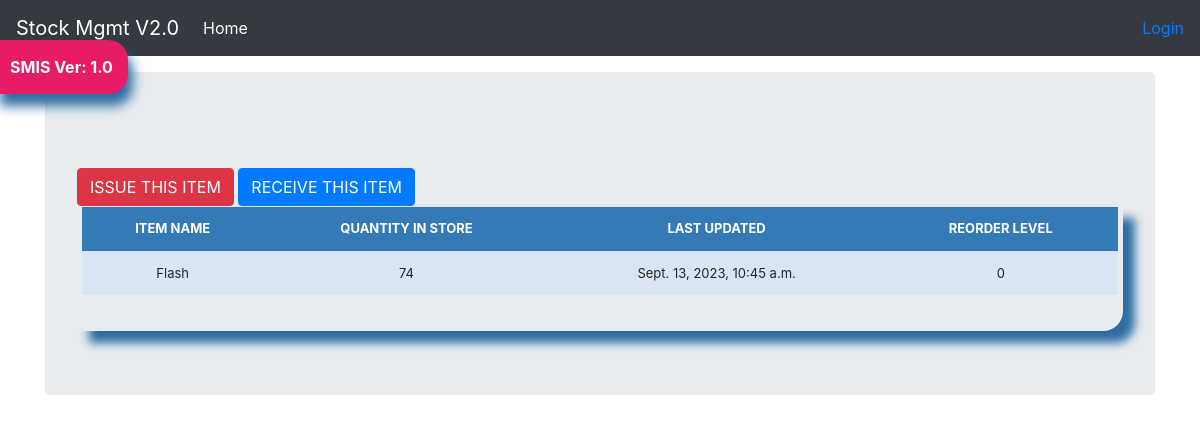
Screenshot of /stock_detail/12/ with the database file from the repository.
### store/models.py (models this page shows, shortened)
class Stock(models.Model):
    category = models.ForeignKey(Category, on_delete=models.CASCADE, blank= True)
    item_name = models.CharField(max_length=50, blank=True, null=True)
    quantity = models.IntegerField(default='0', blank=False, null=True)
    receive_quantity = models.IntegerField(default='0', blank=True, null=True)
    receive_by = models.CharField(max_length=50, blank=True, null=True)
    issue_quantity = models.IntegerField(default='0', blank=True, null=True)
    issue_by = models.CharField(max_length=50, blank=True, null=True)
    issue_to = models.CharField(max_length=50, blank=True, null=True)
    phone_number = models.CharField(max_length=50, blank=True, null=True)
    created_by = models.CharField(max_length=50, blank=True, null=True)
    reorder_level = models.IntegerField(default='0', blank=True, null=True)
    last_updated = models.DateTimeField(auto_now_add=False, auto_now=True)
    timestamp = models.DateTimeField(auto_now_add=True, auto_now=False)
    date = models.DateTimeField(auto_now_add=False, auto_now=False)

### store/views.py (the view)
# urls.py: path('stock_detail/<str:pk>/', views.stock_detail, name="stock_detail"),
def stock_detail(request, pk):
	queryset = Stock.objects.get(id=pk)
	context = {
		"queryset": queryset,
	}
	return render(request, "stock_detail.html", context)

### store/templates/stock_detail.html (shortened to what this page needs)
{% load static %}
<!DOCTYPE html>
<html lang="en">
  <head>
    <link href="{% static 'js/jquery-ui-1.13.2/jquery-ui.min.css' %}" rel="stylesheet">
    <link href="{% static 'js/jquery-ui-1.13.2/jquery-ui.structure.min.css' %}" rel="stylesheet">
    <link href="{% static 'js/jquery-ui-1.13.2/jquery-ui.theme.min.css' %}" rel="stylesheet">
    <link href="{% static 'css/stylesheet.css' %}" rel="stylesheet">
    <link href="{% static 'css/bootstrap.min.css' %}" rel="stylesheet">
	<link href="{% static 'css/navbar-top-fixed.css' %}" rel="stylesheet">
  </head>
  <body>
  {% include 'navbar.html' %}
<main role="main" class="container">
  <div class="jumbotron">
    <br>
    <a href="{% url 'issue_items' queryset.id %}"><div class='btn btn-danger'>ISSUE THIS ITEM</div></a>
    <a href="{% url 'receive_items' queryset.id %}"><div class='btn btn-primary'>RECEIVE THIS ITEM</div></a>
    <div class="display_table">
        <table class='table'>
                <tr>
                  <th>ITEM NAME</th>
                  <th>QUANTITY IN STORE</th>
                  <th>LAST UPDATED</th>
                  <th>REORDER LEVEL</th>
                </tr>
                <tr>
                  <td>{{queryset.item_name}}</td>
                  <td>{{queryset.quantity}}</td>
                  <td>{{queryset.last_updated}}</td>
                  <td>{{queryset.reorder_level}}</td>
                </tr>
        </table>
    </div>
  </div>
</main>
</body>
</html>

### store/static/css/stylesheet.css (style rules this page uses)
body { background-color: #34eb6b; background-image: url("../img/bg.jpg"); }
.table { font-size: 13px; text-align: center; width: 95%; margin: auto; text-align: center; }
.table tr:nth-child(odd) { background: #B8CAE4 }
.table tr:nth-child(even) { background: #dae5f4 }
th { background-color: #337ab7; color: white; }
.display_table { border-bottom-right-radius: 20px; padding-left: 5px; padding-right: 5px; padding-bottom: 20px; box-shadow: 12px 12px 10px #2e6da4; }

### store/static/css/navbar-top-fixed.css (style rules this page uses)
body { min-height: 75rem; padding-top: 4.5rem; }

### rows the page displays
Stock: item_name "Flash", quantity "74", last_updated "Sept. 13, 2023, 10:45 a.m.", reorder_level "0"
